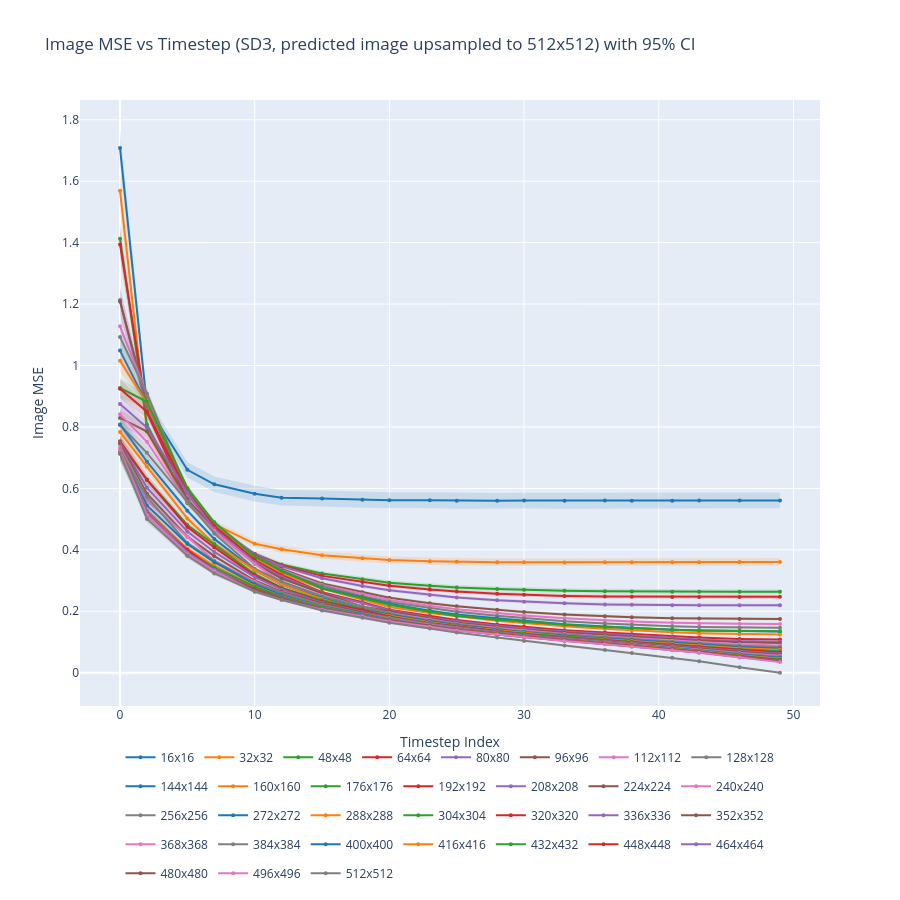

Notebook code for this chart:
### Code cell
from scipy import stats
import numpy as np
import plotly.graph_objects as go
import pickle

with open("resize_experiment_results_scaled_sigma.pkl", "rb") as f:
    resize_results = pickle.load(f)

# Representative subset of image sizes to keep the plot readable
plot_sizes = [16, 32, 64, 128, 256, 384, 512]

results = resize_results["upsampled_latent"]
# results = resize_results["pixel"]

t_values = sorted(next(iter(results.values())).keys())

colors = [
    '#1f77b4', '#ff7f0e', '#2ca02c', '#d62728', '#9467bd',
    '#8c564b', '#e377c2', '#7f7f7f'
]

fig = go.Figure()

# for i, size in enumerate(plot_sizes):
for i, size in enumerate(resize_results['velocity'].keys()):
    means, ci_lo, ci_hi = [], [], []
    for t in t_values:
        losses = np.array(results[size][t])
        m = np.mean(losses)
        se = stats.sem(losses)
        ci = se * stats.t.ppf(0.975, len(losses) - 1)
        means.append(m)
        ci_lo.append(m - ci)
        ci_hi.append(m + ci)

    color = colors[i % len(colors)]
    label = f"{size}x{size}"

    fig.add_trace(go.Scatter(
        x=t_values, y=means, mode='lines+markers',
        name=label, line=dict(color=color),
        marker=dict(size=4), legendgroup=label,
    ))
    fig.add_trace(go.Scatter(
        x=t_values + t_values[::-1],
        y=ci_hi + ci_lo[::-1],
        fill='toself',
        fillcolor=f'rgba({int(color[1:3],16)},{int(color[3:5],16)},{int(color[5:7],16)},0.15)',
        line=dict(color='rgba(0,0,0,0)'),
        showlegend=False, legendgroup=label,
    ))

fig.update_layout(
    title="Image MSE vs Timestep (SD3, predicted image upsampled to 512x512) with 95% CI",
    xaxis_title="Timestep Index",
    yaxis_title="Image MSE",
    height=900, width=900,
    legend=dict(orientation="h", yanchor="bottom", y=-0.3, xanchor="center", x=0.5),
    hovermode='x unified',
)
fig.show()
